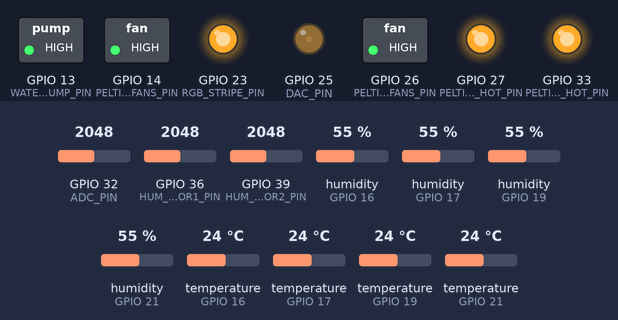
This sketch was run on a simulated ESP32. Parts: switched loads named in the sketch (green lamp = pin HIGH), output pins drawn as LEDs (lit = HIGH). The inputs (shaded band) are chosen by the test bench; at power-on: temperature (sensors on GPIO 16, GPIO 17, GPIO 19, GPIO 21) 24 °C, GPIO 32 (ADC_PIN) = 2048, GPIO 36 (HUM_SENSOR1_PIN) = 2048, GPIO 39 (HUM_SENSOR2_PIN) = 2048, humidity (sensors on GPIO 16, GPIO 17, GPIO 19, GPIO 21) 55 % (analog values on the 0–4095 scale). WiFi joins after 1.5 s; servers stay silent unless stated; the local clock reads 2024-03-15 10:24:30 at power-on unless the sketch sets it; web services answer with replies made up by the test bench; what the sketch prints to the serial monitor is not drawn.

Above: at 2.49 s.
2.8 s: temperature (sensor on GPIO 16) set to 9 °C
At 6.5 s:
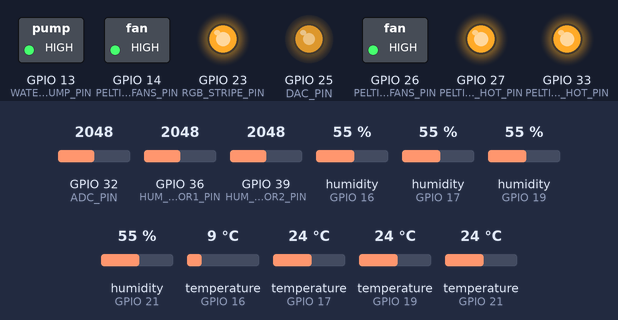
7.5 s: temperature (sensor on GPIO 16) set to 6 °C
At 10.17 s:
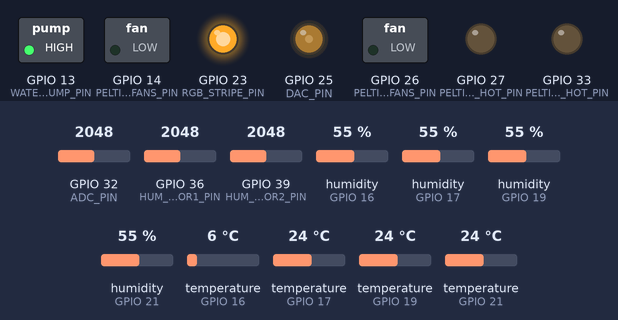
12.7 s: GPIO 32 (ADC_PIN) set to 122
At 14.17 s:
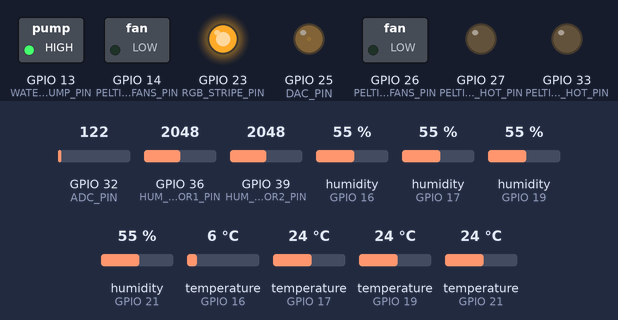
Timing chart, 0 to 16.1 s (numbered marks = the images above; inputs shaded):
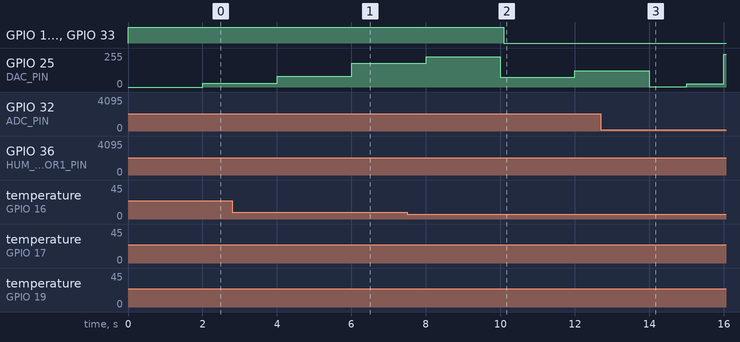

Measured:
- the behaviour switches between 8 and 7 °C on temperature (sensor on GPIO 16) (found by bisection; images 1 and 2)

The sketch:

release_ESP32_Thingspeak.ino
```cpp
/* includes */
#include <WiFi.h>
#include <time.h>
#include <DHT.h>
#include <DHT_U.h>
#include <HTTPClient.h>

/* === Features that need relays === */
#define PELTIER1_HOT_PIN       33
#define PELTIER1_HOT_FANS_PIN  26
#define PELTIER2_HOT_PIN       27
#define PELTIER2_HOT_FANS_PIN  14

#define WATER_PUMP_PIN         13
#define RGB_STRIPE_PIN         23

/* === Relay logic === */
#define ON 0x0
#define OFF 0x1

/* === Ground Humidity Sensors === */
#define HUM_SENSOR1_PIN 36
#define HUM_SENSOR2_PIN 39
#define HUM_SENSOR3_PIN 34
#define HUM_SENSOR4_PIN 35

/* === DHT11 Sensors pins === */
#define DHT11_1_PIN 21
#define DHT11_2_PIN 19
#define DHT11_3_PIN 17
#define DHT11_4_PIN 16

/* === ADC === */
#define ADC_PIN 32
uint16_t sensorValue = 0;
float voltage = 0.0;

/* === DAC out === */
#define DAC_PIN 25
float dacValue = 0.0;

/* === DHT11 === */
DHT dht1(DHT11_1_PIN, DHT11);
DHT dht2(DHT11_2_PIN, DHT11);
DHT dht3(DHT11_3_PIN, DHT11);
DHT dht4(DHT11_4_PIN, DHT11);

/* DHT11 data acquisition */
float temp1, temp2, temp3, temp4;
float tempAvg;

/* Soil humidity */
uint16_t gndHum1, gndHum2, gndHum3, gndHum4;
uint16_t gndHumAvg;
float gndHumAvg_percent;
int16_t gndHum1_mapped, gndHum2_mapped, gndHum3_mapped, gndHum4_mapped;

/* Time control (non-blocking execution) */
unsigned long currentTime  = 0;

unsigned long lastDHTReadTime = 0;
unsigned long lastADCReadTime = 0;
unsigned long lastHUMReadTime = 0;
unsigned long lastTimeUpdate = 0;

/* Reading intervals */
long DAC_INTERVAL = 0;
const unsigned long DHT_INTERVAL = 2000;
const unsigned long HUM_INTERVAL = 2000;
const unsigned long TIME_UPDATE_INTERVAL = 60000; // 1 minute

/* Non-blocking irrigation control */
bool irrigationIsActive = false;
unsigned long irrigationStartTime = 0;
const uint16_t IRRIGATION_DURATION = 7000;

/* WiFi credentials setup */
const char* ssid     = "INFINITUM6667_2.4";
const char* password = "Py8gEB84up";

String apiKey = "X6X4GKTLUHZAB5IR";
const char* server = "http://api.thingspeak.com/update";


/* NTP and GMT */
const long gmtOffset_sec = -6 * 3600;   // UTC-6 (CDMX, GDL)
const int daylightOffset_sec = 0;
const char *ntpServer = "pool.ntp.org";

/* GMT Time zone update */
uint8_t currentHour;
uint8_t currentMinute;
uint8_t currentSecond;

/* Scan and Ramp setup for potentiostat */
uint8_t val = 0;
float c = 0;
uint8_t n = 0;
uint16_t pos = 0;
float Potstep = 0.0078;
int vevals[] = {100,20,50,100,200,250,300};
const uint8_t count = 6;
long intervalos[7];

/* status flags to set potentiostat ramp direction */
bool forward = true;
bool scanning = false;

/* Thingspeak setup */
unsigned long lastThingSpeakUpdate = 0;
const unsigned long thingspeakInterval = 15000;


/* Setup thingspeak */
void sendToThingSpeak()
{
  if (WiFi.status() == WL_CONNECTED)
  {
    HTTPClient http;
    String url = String(server) + "?api_key=" + apiKey +
                 "&field1=" + String(tempAvg, 2) +
                 "&field2=" + String(gndHumAvg, 2) +
                 "&field3=" + String(digitalRead(PELTIER2_HOT_PIN)) +
                 "&field4=" + String(digitalRead(WATER_PUMP_PIN)) +
                 "&field5=" + String(digitalRead(RGB_STRIPE_PIN)) +
                 "&field6=" + String(val, 2) +
                 "&field7=" + String(c, 2) +
                 "&field8=" + String(DAC_INTERVAL);

    http.begin(url);
    int httpCode = http.GET();
    if (httpCode > 0) {
      Serial.println("ThingSpeak response: " + http.getString());
    }
    else
    {
      Serial.println("Error al conectar a ThingSpeak: " + String(httpCode));
    }
    http.end();
  }
  else
  {
    Serial.println("WiFi no conectado");
  }
}

/* This function pre-calculates the intervals needed to
 * perform different scan rates (mV) for the potentiostat ramp
 * and it setups the initial ramp
 */
void Setup_potentiostatRamp_NonBlocking(void)
{
  dacWrite(DAC_PIN, 0);
  /* scan rate intervals precalculation */
  for(pos = 0; pos < count; pos++)
  {
    intervalos[pos] = 10000L / (vevals[pos] * 128L);
  }
  pos = 0;
  n = 0;
  val = 0;
  scanning = true;
  forward = true;
  lastADCReadTime = millis();
  DAC_INTERVAL = intervalos[pos] / 1000;
}

/* This function executes the forward and reverse scan
 * generating the desired ramp in order to test the
 * potentiostat and behavior on the electrochemical cells
 */
void Potentiostat_Scan_NonBlocking(void)
{
  if(scanning)
  {
    if(currentTime - lastADCReadTime >= DAC_INTERVAL)
    {
      lastADCReadTime = currentTime;
      dacWrite(DAC_PIN, val);
      c = analogRead(ADC_PIN);
      Serial.print(val);
      Serial.print(" ");
      Serial.print(c);
      Serial.print(" ");
      Serial.print(n);
      Serial.print(" ");
      Serial.print(vevals[pos]);
      Serial.print(" ");
      Serial.println(DAC_INTERVAL);

      /* Update DAC value */
      if(forward)
      {
        val++;
        if(val > 255)
        {
          val = 255;
          forward = false;
        }
      }
      else
      {
        val--;
        if(val < 0)
        {
          val = 0;
          forward = true;
          n++;
          if(n > 1)
          {
            pos++;
            if(pos >= count)
            {
              pos = 0;             /* to repeat scan */
              //scanning = false;  /* to end scan */
            }
            n = 0;
            DAC_INTERVAL = intervalos[pos] / 1000;
          }
        }
      }
    }
  }
}

/*
 * This function configures and initializes all the relay modules
 * needed to control all boolean logic that ESP32 can handle directly
 * by its GPIOs
 */
void relaysInit(void)
{
  pinMode(PELTIER1_HOT_PIN,       OUTPUT);
  pinMode(PELTIER1_HOT_FANS_PIN,  OUTPUT);
  pinMode(PELTIER2_HOT_PIN,       OUTPUT);
  pinMode(PELTIER2_HOT_FANS_PIN,  OUTPUT);
  pinMode(WATER_PUMP_PIN,         OUTPUT);
  pinMode(RGB_STRIPE_PIN,         OUTPUT);

  digitalWrite(PELTIER1_HOT_PIN,      OFF);
  digitalWrite(PELTIER1_HOT_FANS_PIN, OFF);
  digitalWrite(PELTIER2_HOT_PIN,      OFF);
  digitalWrite(PELTIER2_HOT_FANS_PIN, OFF);
  digitalWrite(WATER_PUMP_PIN,        OFF);
  digitalWrite(RGB_STRIPE_PIN,        OFF);
}


/* Main setup ***********************************************************/
void setup()
{
  /* Serial init */
  Serial.begin(115200);

  /* ADC setup */
  analogReadResolution(12);  // 0-4095

  /* Potentiostat setup */
  Setup_potentiostatRamp_NonBlocking();

  /* relays setup*/
  relaysInit();

  /* DHT11 setup */
  dht1.begin();
  dht2.begin();
  dht3.begin();
  dht4.begin();

  /* WiFi setup */
  WiFi.begin(ssid, password);
  Serial.print("Connecting...");
  while (WiFi.status() != WL_CONNECTED)
  {
    delay(500);
    Serial.print(".");
  }
  Serial.println("WiFi connected");

  /* NTP init and wait till time is synced */
  configTime(gmtOffset_sec, daylightOffset_sec, "pool.ntp.org", "time.nist.gov");
  struct tm timeinfo;
  Serial.println("Waiting for NTP server...");
  while (!getLocalTime(&timeinfo))
  {
    delay(500);
    Serial.print(".");
  }
  Serial.println("\nTime properly sync");
}


/* App entry loop ******************************************/
void loop()
{
  /* Aactual execution time acquisition in order toperform non-blocking tasks */
  currentTime = millis();

  /*************************** Potentiostat ADC reading according to set interval */
  /* Concurrent potentiostat ramp execution */
  Potentiostat_Scan_NonBlocking();

  /*************************** Time update each minute */
  if (currentTime - lastTimeUpdate >= TIME_UPDATE_INTERVAL)
  {
    lastTimeUpdate = currentTime;
    struct tm timeinfo;
    if (getLocalTime(&timeinfo))
    {
      currentHour = timeinfo.tm_hour;
      currentMinute = timeinfo.tm_min;
      currentSecond = timeinfo.tm_sec;

      Serial.printf("Actual time: %02d:%02d:%02d\n", currentHour, currentMinute, currentSecond);

      /* === RGB LED Stripe control === */
      /* Turns on at 7am, and goes off at 8pm */
      if (currentHour >= 7 && currentHour < 20)
      {

        digitalWrite(RGB_STRIPE_PIN, ON);
        Serial.println("7am, lights on...");
      }
      else
      {
        digitalWrite(RGB_STRIPE_PIN, OFF);
        Serial.println("8pm, lights off...");
      }
    }
    else
    {
      Serial.println("Time sync failed...");
    }
  }

  /**************************** DHT11 reading according to set interval */
  if (currentTime - lastDHTReadTime >= DHT_INTERVAL)
  {
    lastDHTReadTime = currentTime;

    /* === DHT11 reading === */
    temp1 = dht1.readTemperature();
    temp2 = dht2.readTemperature();
    temp3 = dht3.readTemperature();
    temp4 = dht4.readTemperature();

    /* DHT11 average temperature */
    tempAvg = (temp1 + temp2 + temp3 + temp4) / 4.0;
    Serial.print("Average temperature: "); Serial.print(tempAvg); Serial.println(" °C");

    /* Temperature control logic */
    if(tempAvg < 20.0)
    {
      digitalWrite(PELTIER1_HOT_PIN,      ON);
      digitalWrite(PELTIER1_HOT_FANS_PIN, ON);
      digitalWrite(PELTIER2_HOT_PIN,      ON);
      digitalWrite(PELTIER2_HOT_FANS_PIN, ON);
      Serial.println("Warming peltier cells ON...(FAN ON)");
    }
    else
    {
      digitalWrite(PELTIER1_HOT_PIN,      OFF);
      digitalWrite(PELTIER1_HOT_FANS_PIN, OFF);
      digitalWrite(PELTIER2_HOT_PIN,      OFF);
      digitalWrite(PELTIER2_HOT_FANS_PIN, OFF);
      Serial.println("Warming peltier cells OFF....(FAN OFF)");
    }
  }

  /**************************** Soil humidity reading according to set interval */
  if(currentTime - lastHUMReadTime >= HUM_INTERVAL)
  {
    lastHUMReadTime = currentTime;
    /* === Soil moisture reading === */
    gndHum1 = analogRead(HUM_SENSOR1_PIN);
    gndHum2 = analogRead(HUM_SENSOR2_PIN);

    /* Humidity sensors reading mapped to percentage */
    gndHum1_mapped = map(gndHum1, 0, 4095, 100, 0);
    gndHum2_mapped = map(gndHum2, 0, 4095, 100, 0);

    Serial.print("Humidity sensor 1: ");
    Serial.print(gndHum1_mapped); Serial.println("%");
    Serial.print("Humidity sensor 2: ");
    Serial.print(gndHum2_mapped); Serial.println("%");

    gndHumAvg = (gndHum1_mapped + gndHum2_mapped) / 2;
    Serial.print("Average soil humidity: "); Serial.print(gndHumAvg); Serial.println("%");

    /* Irrigation control due to soil humidity */
    if(!irrigationIsActive && gndHumAvg < 30.0)
    {
      digitalWrite(WATER_PUMP_PIN, ON);
      irrigationStartTime = currentTime;
      irrigationIsActive = true;
      Serial.println("Watering dry soil...(7s)");
    }
  }
  /* Irrigation ends past 7 seconds */
  if(irrigationIsActive && (currentTime - irrigationStartTime >= IRRIGATION_DURATION))
  {
    digitalWrite(WATER_PUMP_PIN, OFF);
    irrigationIsActive = false;
    Serial.println("Irrigation completed");
  }


  /* Send data to thingspeak each 15 sec */
  if (millis() - lastThingSpeakUpdate >= thingspeakInterval) {
    sendToThingSpeak();
    lastThingSpeakUpdate = millis();
  }

}
```
